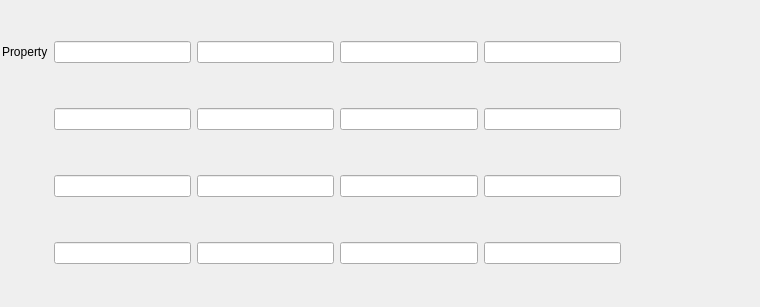
<?xml version="1.0" encoding="UTF-8"?>
<ui version="4.0">
 <class>Matrix4x4Widget</class>
 <widget class="QWidget" name="Matrix4x4Widget">
  <property name="geometry">
   <rect>
    <x>0</x>
    <y>0</y>
    <width>760</width>
    <height>307</height>
   </rect>
  </property>
  <layout class="QGridLayout" name="gridLayout_2">
   <property name="margin">
    <number>2</number>
   </property>
   <item row="1" column="2">
    <widget class="QLineEdit" name="v11"/>
   </item>
   <item row="2" column="6">
    <widget class="QLineEdit" name="v23"/>
   </item>
   <item row="3" column="3">
    <widget class="QLineEdit" name="v32"/>
   </item>
   <item row="3" column="7">
    <widget class="QLineEdit" name="v34"/>
   </item>
   <item row="1" column="6">
    <widget class="QLineEdit" name="v13">
     <property name="text">
      <string/>
     </property>
    </widget>
   </item>
   <item row="4" column="3">
    <widget class="QLineEdit" name="v42"/>
   </item>
   <item row="1" column="1">
    <widget class="QLabel" name="label">
     <property name="text">
      <string>Property</string>
     </property>
    </widget>
   </item>
   <item row="3" column="8">
    <spacer name="horizontalSpacer">
     <property name="orientation">
      <enum>Qt::Horizontal</enum>
     </property>
     <property name="sizeHint" stdset="0">
      <size>
       <width>40</width>
       <height>20</height>
      </size>
     </property>
    </spacer>
   </item>
   <item row="3" column="6">
    <widget class="QLineEdit" name="v33"/>
   </item>
   <item row="1" column="7">
    <widget class="QLineEdit" name="v14"/>
   </item>
   <item row="4" column="2">
    <widget class="QLineEdit" name="v41"/>
   </item>
   <item row="2" column="7">
    <widget class="QLineEdit" name="v24"/>
   </item>
   <item row="2" column="3">
    <widget class="QLineEdit" name="v22"/>
   </item>
   <item row="1" column="3">
    <widget class="QLineEdit" name="v12"/>
   </item>
   <item row="4" column="7">
    <widget class="QLineEdit" name="v44"/>
   </item>
   <item row="2" column="2">
    <widget class="QLineEdit" name="v21"/>
   </item>
   <item row="4" column="6">
    <widget class="QLineEdit" name="v43"/>
   </item>
   <item row="3" column="2">
    <widget class="QLineEdit" name="v31"/>
   </item>
  </layout>
 </widget>
 <tabstops>
  <tabstop>v11</tabstop>
  <tabstop>v12</tabstop>
  <tabstop>v13</tabstop>
  <tabstop>v14</tabstop>
  <tabstop>v22</tabstop>
  <tabstop>v23</tabstop>
  <tabstop>v24</tabstop>
  <tabstop>v33</tabstop>
  <tabstop>v34</tabstop>
  <tabstop>v44</tabstop>
 </tabstops>
 <resources>
  <include location="../../../../Resources/icons/images/Icons.qrc"/>
 </resources>
 <connections/>
</ui>
